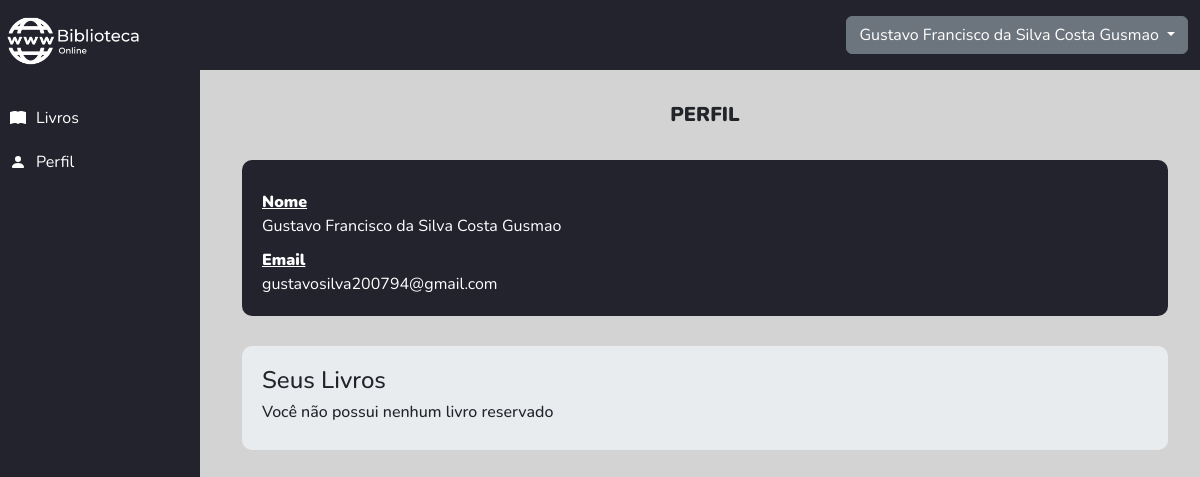
The page /View-Aluno/perfil.php (signed in) on the database its author committed.
### tables this page shows
CREATE TABLE `aluno` (
  `id_aluno` int(11) NOT NULL,
  `nome_aluno` varchar(300) NOT NULL,
  `email` varchar(300) NOT NULL,
  `senha` varchar(45) NOT NULL,
  `status` int(1) NOT NULL
);

### View-Aluno/perfil.php (called while the page is built, shortened)
<?php
require('../DataBase.php');
include_once('../includes/header-fechado.php');
include_once('../includes/aluno/perfil.php');
include_once('../includes/aluno/menu.php');
include_once('../includes/footer-fechado.php');
?>

### includes/aluno/perfil.php (the view, shortened to what this page needs)
<?php
    $consulta_livros = $conn->prepare("SELECT livro.*, reserva.*, DATE_FORMAT(data_da_reserva,'%d/%m/%Y')
    AS data_reservaf,
    DATE_FORMAT(data_da_entrega,'%d/%m/%Y')
    AS data_entregaf
        FROM reserva
        LEFT JOIN livro
        ON livro.id_livro = reserva.cod_livro
        WHERE reserva.cod_aluno = $id_aluno");
    $consulta_livros->execute();
    $result_consulta = $consulta_livros->get_result();
    $sqlTemp = $conn->prepare("SELECT livro.*, DATE_FORMAT(data_hoje,'%d/%m/%Y')
    AS data_hojef,DATE_FORMAT(data_amanha,'%d/%m/%Y')
    AS data_amanhaf, reserva_temp.*
        FROM reserva_temp
        LEFT JOIN livro
        ON livro.id_livro = reserva_temp.cod_livro
        WHERE reserva_temp.cod_aluno = $id_aluno");
    $sqlTemp->execute();
    $resultSqlTemp = $sqlTemp->get_result();
?>
<section class="container-xl mt-100px corpo">
            <div class="titulo-index">
                <span>Perfil</span>
            </div>
  <div class="card__aluno">
            <div class="card__aluno--topo">
                <div class="card__aluno--linha">
                    <div class="card__aluno--coluna">
                        <span>Nome</span>
                        <span><?php echo $nome_aluno ?></span>
                    </div>
                </div>
                <div class="card__aluno--linha">
                    <div class="card__aluno--coluna">
                        <span>Email</span>
                        <span><?php echo  $email_aluno ?></span>
                    </div>
                </div>
            </div>
    <?php if ($result_consulta->num_rows <= 0  && $resultSqlTemp->num_rows <= 0) { ?>
                <div class="card__aluno--corpo">
                    <div>
                        <h4>Seus Livros</h4>
                    </div>
                    <div>
                        <h6>Você não possui nenhum livro reservado</h6>
                    </div>
                </div>
                <?php } else if($result_consulta->num_rows >= 1) {
                while ($livros = mysqli_fetch_assoc($result_consulta)) {
                ?>
                    <div class="card__aluno--corpo">
                        <div>
                            <h4>Seus Livros</h4>
                        </div>
                        <div class="card__aluno--linha">
                            <div class="card__aluno--livro">
                                <img src="../img/<?php echo $livros['imagem'] ?>" alt="">
                                <div class="card__aluno--livro--texto">
                                    <span><?php echo $livros['titulo'] ?></span>
                                    <span><?php echo $livros['autor'] ?></span>
                                </div>
                            </div>
                            <div class="caixa-datas">
                                <div class="card__aluno--datas">
                                    <span>Data efetiva da reserva:</span>
                                    <span class="data__"><?php echo $livros['data_reservaf'] ?></span>
                                </div>
                                <div class="card__aluno--datas">
                                    <span>Data de entrega do livro:</span>
                                    <span class="data__"><?php echo $livros['data_entregaf'] ?></span>
                                </div>
                            </div>
                        </div>
                    </div>
            <?php }}else if($resultSqlTemp->num_rows >= 1){ ?>
            <?php while ($dados_temp = mysqli_fetch_assoc($resultSqlTemp)) { ?>
                <div class="card__aluno--corpo">
                    <div class="d-flex justify-content-between">
                        <h4>Reservas Temporarias</h4>
                    </div>
                    <div class="card__aluno--linha">
                        <div class="card__aluno--livro">
                            <img src="../img/<?php echo $dados_temp['imagem'] ?>" alt="">
                            <div class="card__aluno--livro--texto">
                                <span><?php echo $dados_temp['titulo'] ?></span>
                                <span><?php echo $dados_temp['autor'] ?></span>
                            </div>
                        </div>
                        <div class="caixa-datas">
                            <div class="card__aluno--datas">
                                <span>Data do pedido de reserva:</span>
                                <span class="data__"><?php echo $dados_temp['data_hojef'] ?></span>
                            </div>
                            <div class="card__aluno--datas">
                                <span>Data para confirmar a reserva:</span>
                                <span class="data__"><?php echo $dados_temp['data_amanhaf'] ?></span>
                            </div>
                        </div>
                    </div>
                    <div class="caixa-btn-cancelar-reserva">
                        <a class="btn btn-danger" href="perfil.php?id_temp=<?php echo $dados_temp['id_temp'] ?>">Cancelar reserva</a>
                    </div>
                </div>
            <?php }} ?>
</section>

### includes/header-fechado.php (shortened to what this page needs)
<!doctype html>
<html lang="pt-br">
  <head>
    <link href="https://cdn.jsdelivr.net/npm/bootstrap@5.2.2/dist/css/bootstrap.min.css" rel="stylesheet">
    <link rel="stylesheet" href="../css/main.css">
    <link rel="stylesheet" href="../css/fechado.css">
  </head>
  <body>
    <nav class="navbar header-fechado">
        <div class="d-flex container-xl caixinha-header">
      <?php
          if(isset($_SESSION['id_aluno'])){
            $id_aluno = $_SESSION['id_aluno'];
            $querySelectAluno = $conn->prepare("SELECT nome_aluno, email FROM aluno WHERE id_aluno = $id_aluno");
            $querySelectAluno->execute();
            $resultSelectAluno = $querySelectAluno->get_result();
            while($aluno = mysqli_fetch_assoc($resultSelectAluno)){
                $nome_aluno = $aluno['nome_aluno'];
                $email_aluno = $aluno['email'];
            };
           ?>
        <div class="btn-group">
          <button type="button" class="btn btn-secondary dropdown-toggle nome-usuario" data-bs-toggle="dropdown" aria-expanded="false">
            <?php echo $nome_aluno ?>
          </button>
        </div>
           <?php };  ?>
        </div>
    </nav>

### css/main.css (style rules this page uses)
* { font-family: "Nunito", sans-serif; list-style: none; }
body { background-color: #d3d3d3; }
.corpo { margin-left: 230px; width: calc(100% - 250px); }
.mt-100px { margin-top: 100px; }

### css/fechado.css (style rules this page uses)
.header-fechado { background-color: #23232e; height: 70px; position: fixed; width: calc(100% - 200px); top: 0; z-index: 3; right: 0; }
.caixinha-header { justify-content: end !important; }
.titulo-index { display: flex; align-items: center; font-size: 20px; font-weight: 900; text-transform: uppercase; justify-content: center; }
.card__aluno--linha { display: flex; justify-content: space-between; margin-top: 10px; }
.card__aluno--coluna { display: flex; flex-direction: column; }
.card__aluno { display: flex; justify-content: space-between; margin-top: 30px; flex-direction: column; gap: 30px; }
.card__aluno--topo { background-color: #23232e; color: white; padding: 20px 20px; border-radius: 10px; }
.card__aluno--corpo { background-color: #e9ecef; padding: 20px; border-radius: 10px; }
.card__aluno--coluna > span:first-child { text-decoration: underline; font-weight: 900; }

### rows shown on the page
aluno: nome_aluno "Gustavo Francisco da Silva Costa Gusmao", email "gustavosilva200794@gmail.com"
